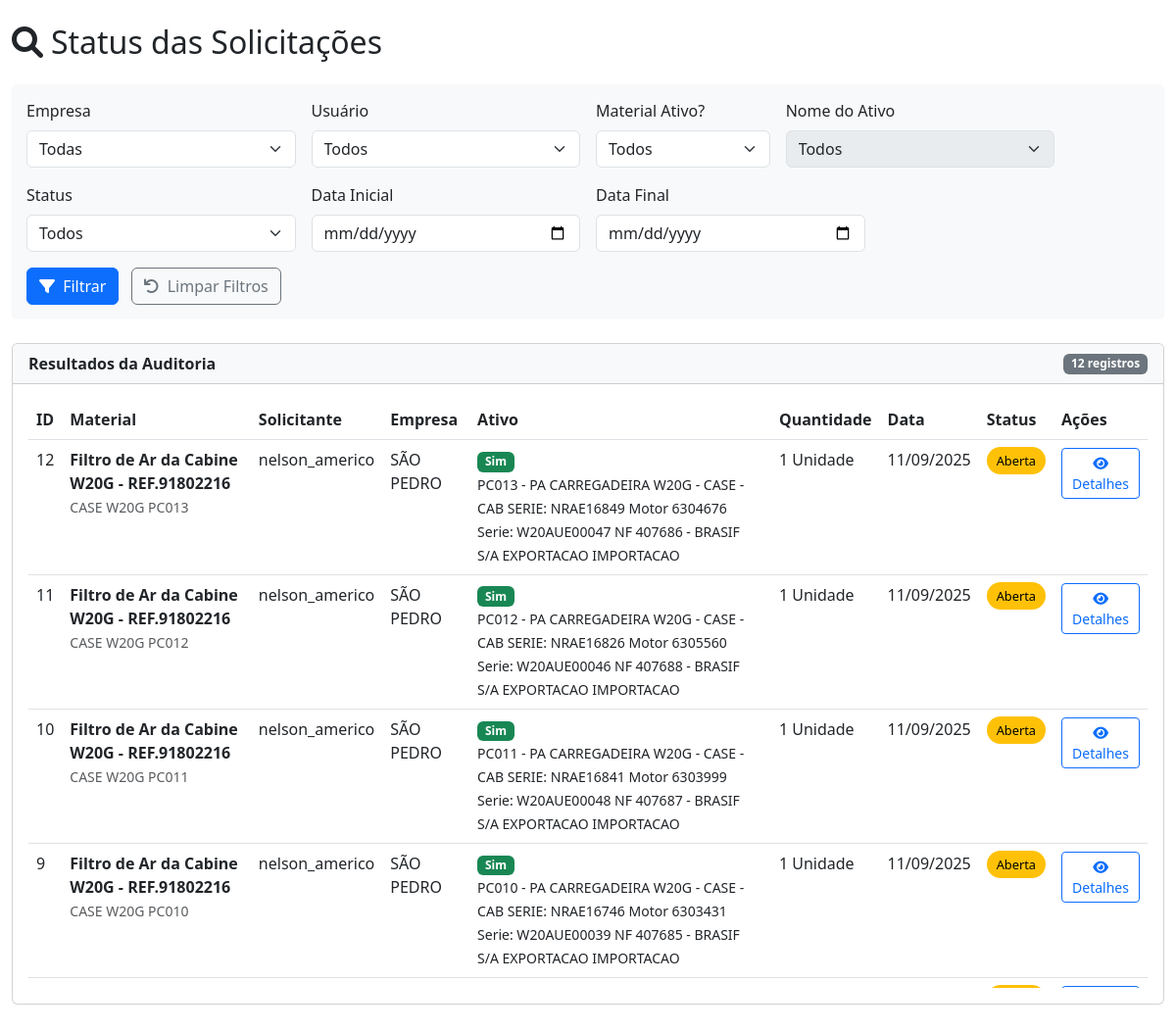
The app's page /auditoria_solicitacoes (signed in), older data.
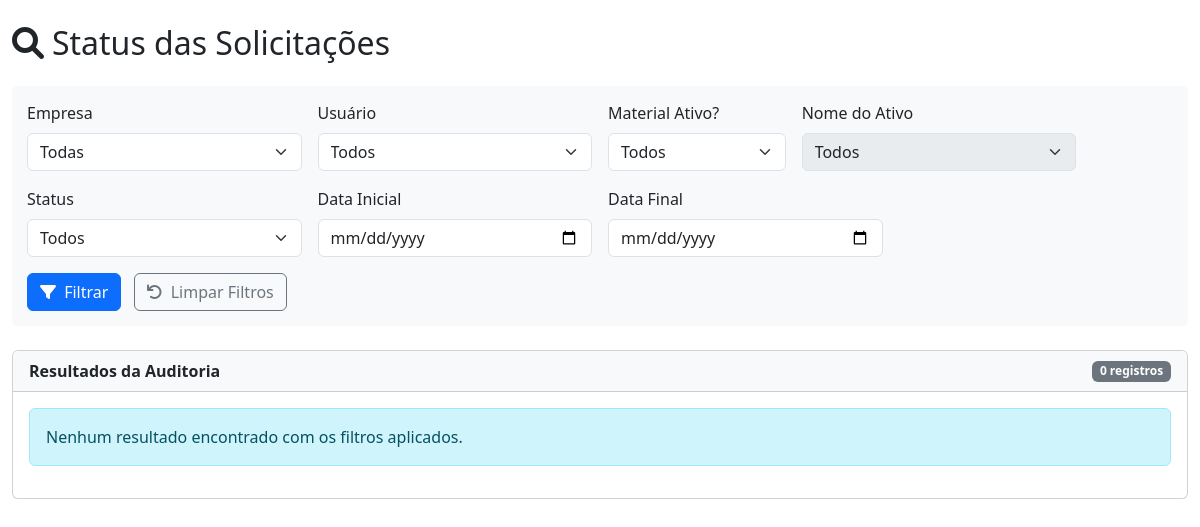
The same page, newer data.
### app.py (models this page shows, shortened)
class SolicitacoesCompra(db.Model):
    __tablename__ = 'SolicitacoesCompra'
    id = db.Column(db.Integer, primary_key=True)
    cod_material = db.Column(db.Integer, db.ForeignKey('Materiais.CodMaterial'), nullable=False)
    especificacao = db.Column(db.Text, nullable=False)
    quantidade = db.Column(db.Integer, nullable=False)
    unidade_medida = db.Column(db.String(20), nullable=False, default='Unidade')
    aplicacao = db.Column(db.Text, nullable=True)
    empresa = db.Column(db.Text, nullable=False)
    data_solicitacao = db.Column(db.DateTime, nullable=False, default=datetime.utcnow)
    usuario = db.Column(db.Text, nullable=False)
    foto_path = db.Column(db.Text, nullable=True)
    marca = db.Column(db.Text, nullable=True)
    ativo = db.Column(db.String(3), nullable=False)
    nome_ativo = db.Column(db.Text, nullable=True)
    prioridade = db.Column(db.String(20), nullable=False, default='Programado')
    status_aprovacao = db.Column(db.String(20), nullable=True, default=None)
    observacoes_col = db.Column(db.Text, nullable=True)  # NOVA COLUNA AQUI
    material = db.relationship('Materiais', backref='solicitacoes')

class Materiais(db.Model):
    __tablename__ = 'Materiais'
    CodMaterial = db.Column(db.Integer, primary_key=True, autoincrement=True)
    DescricaoMaterial = db.Column(db.Text, nullable=False)
    Empresa = db.Column(db.Text, nullable=False)
    Aplicacao = db.Column(db.Text, nullable=False)
    QuantidadeEstoque = db.Column(db.Integer, default=0)
    Fornecedor = db.Column(db.Text)
    NumeroNF = db.Column(db.Text)
    FatorConsumo = db.Column(db.Float, nullable=True, default=0.0)
    Ativo = db.Column(db.Boolean, default=False)

### app.py (the view)
@routes_bp.route('/auditoria_solicitacoes', methods=['GET'])
def auditoria_solicitacoes():
    if 'usuario' not in session:
        return redirect(url_for('routes_bp.login'))
    try:
        empresa = request.args.get('empresa')
        usuario = request.args.get('usuario')
        ativo = request.args.get('ativo')
        nome_ativo = request.args.get('nome_ativo')
        data_inicio = request.args.get('data_inicio')
        data_fim = request.args.get('data_fim')
        status = request.args.get('status')
        query = db.session.query(SolicitacoesCompra)
        if empresa:
            query = query.filter(SolicitacoesCompra.empresa == empresa)
        if usuario:
            query = query.filter(SolicitacoesCompra.usuario == usuario)
        if ativo:
            query = query.filter(SolicitacoesCompra.ativo == ativo)
        if nome_ativo and ativo == 'Sim':
            query = query.filter(SolicitacoesCompra.nome_ativo.ilike(f'%{nome_ativo}%'))
        if data_inicio:
            query = query.filter(SolicitacoesCompra.data_solicitacao >= data_inicio)
        if data_fim:
            data_fim_ajustada = datetime.strptime(data_fim, '%Y-%m-%d') + timedelta(days=1)
            query = query.filter(SolicitacoesCompra.data_solicitacao <= data_fim_ajustada)
        solicitacoes = query.order_by(SolicitacoesCompra.data_solicitacao.desc()).all()
        fornecedor_ids = set()
        for solicitacao in solicitacoes:
            preenchimento = db.session.query(SolicitacoesPreenchidas).filter_by(
                solicitacao_id=solicitacao.id
            ).first()
            if preenchimento and preenchimento.fornecedor_id:
                fornecedor_ids.add(preenchimento.fornecedor_id)
        fornecedores = {}
        if fornecedor_ids:
            conn = get_db_connection(DB_PATH_FORNECEDORES)
            if conn:
                try:
                    cursor = conn.cursor()
                    cursor.execute(
                        f'SELECT id, nome_fantasia, cnpj FROM fornecedores WHERE id IN ({",".join("?"*len(fornecedor_ids))})',
                        list(fornecedor_ids)
                    )
                    for row in cursor.fetchall():
                        fornecedores[row[0]] = {
                            'nome_fantasia': row[1],
                            'cnpj': format_cnpj(row[2]) if row[2] else 'N/A'
                        }
                finally:
                    conn.close()
        auditoria = []
        for solicitacao in solicitacoes:
            material = db.session.get(Materiais, solicitacao.cod_material)
            preenchimento = db.session.query(SolicitacoesPreenchidas).filter_by(
                solicitacao_id=solicitacao.id
            ).first()
            pedido = None
            if preenchimento:
                pedido = db.session.query(PedidosCompra).join(
                    pedido_preenchimento_associacao,
                    PedidosCompra.id == pedido_preenchimento_associacao.c.pedido_id
                ).filter(
                    pedido_preenchimento_associacao.c.preenchimento_id == preenchimento.id
                ).first()
            estoque = None
            if preenchimento:
                estoque = db.session.query(Estoque).filter_by(
                    preenchimento_id=preenchimento.id
                ).first()
            requisicoes = []
            if preenchimento:
                requisicoes = db.session.query(Requisicoes).filter_by(
                    preenchimento_id=preenchimento.id
                ).all()
            if status:
                if status == 'Aberta' and preenchimento:
                    continue
                elif status != 'Aberta' and (not preenchimento or preenchimento.status != status):
                    continue
            fornecedor_info = {}
            if preenchimento and preenchimento.fornecedor_id:
                fornecedor_info = fornecedores.get(preenchimento.fornecedor_id, {
                    'nome_fantasia': 'Fornecedor não encontrado',
                    'cnpj': 'N/A'
                })
            auditoria.append({
                'solicitacao': solicitacao,
                'material': material,
                'preenchimento': preenchimento,
                'pedido': pedido,
                'estoque': estoque,
                'requisicoes': requisicoes,
                'fornecedor': fornecedor_info
            })
        empresas = db.session.query(
            SolicitacoesCompra.empresa
        ).distinct().order_by(
            SolicitacoesCompra.empresa
        ).all()
        usuarios = db.session.query(
            SolicitacoesCompra.usuario
        ).distinct().order_by(
            SolicitacoesCompra.usuario
        ).all()
        nomes_ativos = db.session.query(
            SolicitacoesCompra.nome_ativo
        ).filter(
            SolicitacoesCompra.ativo == 'Sim',
            SolicitacoesCompra.nome_ativo.isnot(None)
        ).distinct().order_by(
            SolicitacoesCompra.nome_ativo
        ).all()
        return render_template(
            'auditoria_solicitacoes.html',
            auditoria=auditoria,
            empresas=[e[0] for e in empresas if e[0]],
            usuarios=[u[0] for u in usuarios if u[0]],
            nomes_ativos=[n[0] for n in nomes_ativos if n[0]],
            filtros={
                'empresa': empresa,
                'usuario': usuario,
                'ativo': ativo,
                'nome_ativo': nome_ativo,
                'data_inicio': data_inicio,
                'data_fim': data_fim,
                'status': status
            }
        )
    except Exception as e:
        db.session.rollback()
        flash(f'Erro ao carregar auditoria: {str(e)}', 'error')
        app.logger.error(f'Erro em auditoria_solicitacoes: {str(e)}', exc_info=True)
        return render_template(
            'auditoria_solicitacoes.html',
            auditoria=[],
            empresas=[],
            usuarios=[],
            nomes_ativos=[],
            filtros={}
        )

### app.py (called while the page is built, shortened)
def get_db_connection(db_path):
    try:
        conn = sqlite3.connect(db_path)
        conn.row_factory = sqlite3.Row
        return conn
    except sqlite3.Error as e:
        app.logger.error(f"Erro ao conectar ao banco de fornecedores: {str(e)}")
        return None

@routes_bp.before_request
def verificar_tempo_inatividade():
    if request.endpoint in ['routes_bp.login', 'static']:
        return
    print(f"Verificando sessão para endpoint: {request.endpoint}")
    print(f"Sessão atual: {dict(session)}")
    print(f"Cookies recebidos: {request.cookies}")
    if 'usuario' not in session:
        print(f"Usuário não autenticado tentando acessar {request.endpoint}")
        return redirect(url_for('routes_bp.login'))
    agora = datetime.now()
    ultima_atividade = session.get('ultima_atividade')
    session['ultima_atividade'] = str(agora)

### templates/auditoria_solicitacoes.html (shortened to what the changed rows need)
<!DOCTYPE html>
<html lang="pt-BR">
<head>
    <link href="https://cdn.jsdelivr.net/npm/bootstrap@5.3.0/dist/css/bootstrap.min.css" rel="stylesheet">
    <link rel="stylesheet" href="https://cdnjs.cloudflare.com/ajax/libs/font-awesome/6.0.0/css/all.min.css">
    <link rel="stylesheet" href="https://cdn.datatables.net/1.13.6/css/dataTables.bootstrap5.min.css">
</head>
<body>
    <div class="container-fluid py-4">
        <h2 class="mb-4"><i class="fas fa-search me-2"></i>Status das Solicitações</h2>
        <div class="card">
            <div class="card-header d-flex justify-content-between align-items-center">
                <span>Resultados da Auditoria</span>
                <span class="badge bg-secondary">{{ auditoria|length }} registros</span>
            </div>
            <div class="card-body">
                {% if not auditoria %}
                    <div class="alert alert-info">Nenhum resultado encontrado com os filtros aplicados.</div>
                {% else %}
                    <div class="table-responsive">
                        <table id="auditoriaTable" class="table table-hover">
                            <thead>
                                <tr>
                                    <th>ID</th>
                                    <th>Material</th>
                                    <th>Solicitante</th>
                                    <th>Empresa</th>
                                    <th>Ativo</th>
                                    <th>Quantidade</th>
                                    <th>Data</th>
                                    <th>Status</th>
                                    <th>Ações</th>
                                </tr>
                            </thead>
                            <tbody>
                                {% for item in auditoria %}
                                    <tr>
                                        <td>{{ item.solicitacao.id }}</td>
                                        <td>
                                            <strong>{{ item.material.DescricaoMaterial if item.material else 'Material não encontrado' }}</strong><br>
                                            <small class="text-muted">{{ item.solicitacao.especificacao }}</small>
                                        </td>
                                        <td>{{ item.solicitacao.usuario }}</td>
                                        <td>{{ item.solicitacao.empresa }}</td>
                                        <td>
                                            {% if item.solicitacao.ativo == 'Sim' %}
                                                <span class="badge bg-success">Sim</span><br>
                                                <small>{{ item.solicitacao.nome_ativo }}</small>
                                            {% else %}
                                                <span class="badge bg-secondary">Não</span>
                                            {% endif %}
                                        </td>
                                        <td>
                                            {{ item.solicitacao.quantidade }} {{ item.solicitacao.unidade_medida }}
                                        </td>
                                        <td>{{ item.solicitacao.data_solicitacao.strftime('%d/%m/%Y') }}</td>
                                        <td>
                                            {% if not item.preenchimento %}
                                                <span class="status-badge status-aberta">Aberta</span>
                                            {% endif %}
                                        </td>
                                        <td>
                                            <button class="btn btn-sm btn-outline-primary" data-bs-toggle="modal" data-bs-target="#detalhesModal{{ item.solicitacao.id }}">
                                                <i class="fas fa-eye"></i> Detalhes
                                            </button>
                                        </td>
                                    </tr>
                                {% endfor %}
                            </tbody>
                        </table>
                    </div>
                {% endif %}
            </div>
        </div>
    </div>
</body>
</html>

Row changes from the older to the newer data that the page shows:
removed SolicitacoesCompra: solicitacao.id "12", solicitacao.especificacao "CASE W20G PC013", solicitacao.usuario "nelson_americo", solicitacao.empresa "SÃO PEDRO", solicitacao.nome_ativo "PC013 - PA CARREGADEIRA W20G - CASE - CAB SERIE: NRAE16849 Motor 6304676 Serie: W20AUE00047 NF 407686 - BRASIF S/A EXPORTACAO IMPORTACAO", solicitacao.quantidade "1", solicitacao.unidade_medida "Unidade", solicitacao.data_solicitacao "11/09/2025"
removed Materiais: material "Filtro de Ar da Cabine W20G - REF.91802216" "Filtro de Ar da Cabine W20G - REF.91802216" "Filtro de Ar da Cabine W20G - REF.91802216" "Filtro de Ar da Cabine W20G - REF.91802216"
removed SolicitacoesCompra: solicitacao.id "11", solicitacao.especificacao "CASE W20G PC012", solicitacao.usuario "nelson_americo", solicitacao.empresa "SÃO PEDRO", solicitacao.nome_ativo "PC012 - PA CARREGADEIRA W20G - CASE - CAB SERIE: NRAE16826 Motor 6305560 Serie: W20AUE00046 NF 407688 - BRASIF S/A EXPORTACAO IMPORTACAO", solicitacao.quantidade "1", solicitacao.unidade_medida "Unidade", solicitacao.data_solicitacao "11/09/2025"
removed SolicitacoesCompra: solicitacao.id "10", solicitacao.especificacao "CASE W20G PC011", solicitacao.usuario "nelson_americo", solicitacao.empresa "SÃO PEDRO", solicitacao.nome_ativo "PC011 - PA CARREGADEIRA W20G - CASE - CAB SERIE: NRAE16841 Motor 6303999 Serie: W20AUE00048 NF 407687 - BRASIF S/A EXPORTACAO IMPORTACAO", solicitacao.quantidade "1", solicitacao.unidade_medida "Unidade", solicitacao.data_solicitacao "11/09/2025"
removed SolicitacoesCompra: solicitacao.id "9", solicitacao.especificacao "CASE W20G PC010", solicitacao.usuario "nelson_americo", solicitacao.empresa "SÃO PEDRO", solicitacao.nome_ativo "PC010 - PA CARREGADEIRA W20G - CASE - CAB SERIE: NRAE16746 Motor 6303431 Serie: W20AUE00039 NF 407685 - BRASIF S/A EXPORTACAO IMPORTACAO", solicitacao.quantidade "1", solicitacao.unidade_medida "Unidade", solicitacao.data_solicitacao "11/09/2025"
Text that changed along with them:
{{ auditoria|length }}: "12" → "0"
text no longer shown: "ID Material Solicitante Empresa Ativo Quantidade Data Status Ações"
text now shown: "Nenhum resultado encontrado com os filtros aplicados."
list line gone: "Sim Aberta Detalhes"
